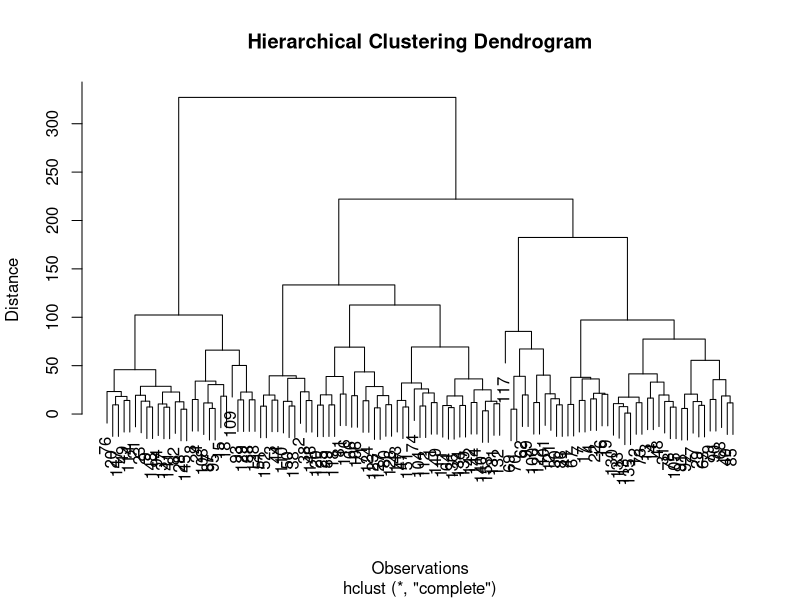
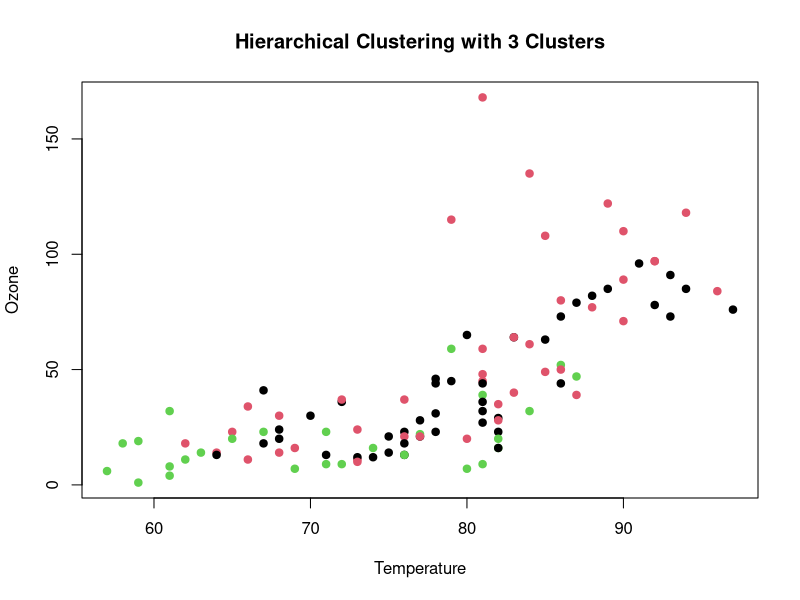

Recreate these plots in R, in order.
library(cluster)
data(airquality)
X <- airquality[, c("Ozone", "Solar.R", "Wind", "Temp")]
X <- na.omit(X)
distances <- dist(X, method = "euclidean")
hierarchical_model <- hclust(distances, method = "complete")
plot(hierarchical_model, main = "Hierarchical Clustering Dendrogram",
     xlab = "Observations", ylab = "Distance")
numClusters <- 3  
clusters <- cutree(hierarchical_model, k = numClusters)
plot(X[, "Temp"], X[, "Ozone"], col = clusters, pch = 19, 
     main = paste("Hierarchical Clustering with", numClusters, "Clusters"),
     xlab = "Temperature", ylab = "Ozone")

